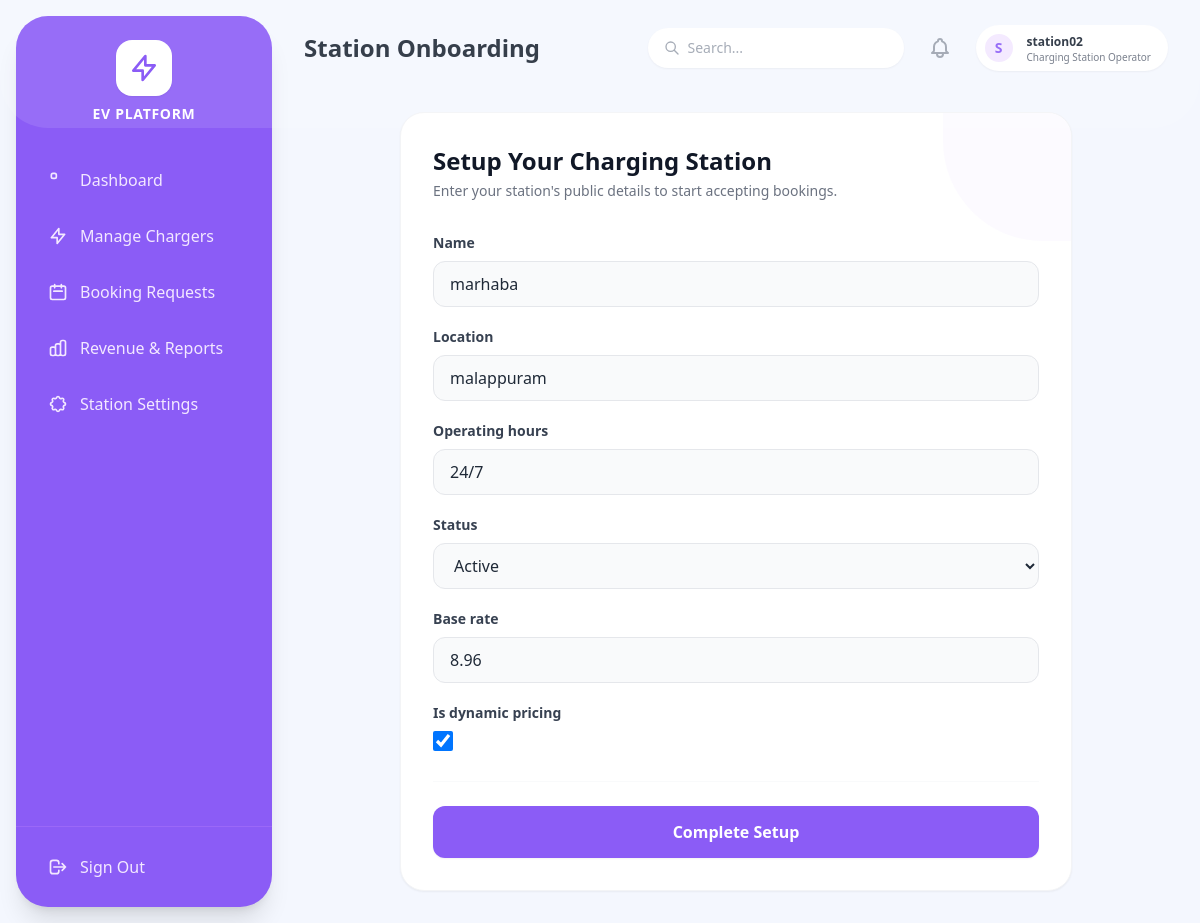
The page /station/profile/ (signed in) on the database its author committed.
### accounts/models.py (models this page shows, shortened)
class User(AbstractUser):
    class RoleChoices(models.TextChoices):
        ADMIN = 'ADMIN', 'Admin'
        EV_OWNER = 'EV_OWNER', 'EV Owner'
        STATION_OPERATOR = 'STATION_OPERATOR', 'Charging Station Operator'
        SERVICE_CENTER = 'SERVICE_CENTER', 'Service Center'
        DELIVERY_PARTNER = 'DELIVERY_PARTNER', 'Delivery Partner'
    role = models.CharField(max_length=20, choices=RoleChoices.choices, default=RoleChoices.EV_OWNER)
    phone_number = models.CharField(max_length=15, unique=True, blank=True, null=True)
    is_approved = models.BooleanField(default=False)
    email_verified = models.BooleanField(default=False) # For optional email verification

### station/models.py (models this page shows, shortened)
class ChargingStation(models.Model):
    operator = models.OneToOneField(settings.AUTH_USER_MODEL, on_delete=models.CASCADE, related_name='operated_station', null=True, blank=True)
    name = models.CharField(max_length=255)
    location = models.CharField(max_length=255)
    operating_hours = models.CharField(max_length=100, default="24/7")
    status = models.CharField(max_length=20, choices=[('ACTIVE', 'Active'), ('INACTIVE', 'Inactive')], default='ACTIVE')
    base_rate = models.DecimalField(max_digits=6, decimal_places=2, default=10.00, help_text="Base rate per booking/hour")
    is_dynamic_pricing = models.BooleanField(default=False, help_text="Enable automatic surge pricing during peak hours")
    created_at = models.DateTimeField(auto_now_add=True)

### station/views.py (the view)
# urls.py: path('profile/', views.station_profile, name='station_profile'),
@login_required
@role_required('STATION_OPERATOR')
def station_profile(request):
    station, created = ChargingStation.objects.get_or_create(operator=request.user)
    if request.method == 'POST':
        form = StationProfileForm(request.POST, instance=station)
        if form.is_valid():
            form.save()
            messages.success(request, 'Station profile updated!')
            return redirect('operator_dashboard')
    else:
        form = StationProfileForm(instance=station)
    return render(request, 'station/station_profile.html', {'form': form, 'station': station})

### notifications/context_processors.py (called while the page is built)
def unread_count(request):
    if request.user.is_authenticated:
        count = request.user.notifications.filter(is_read=False).count()
        return {'unread_notifications_count': count}
    return {'unread_notifications_count': 0}

### station/templates/station/station_profile.html (shortened to what this page needs)
{% extends 'base.html' %}
{% block header_title %}Station Onboarding{% endblock %}
{% block content %}
<div class="max-w-2xl mx-auto bg-white p-8 rounded-[1.5rem] shadow-sm border border-gray-100 relative overflow-hidden">
    <div class="absolute top-0 right-0 w-32 h-32 bg-purple-50 rounded-bl-[100px] z-0 opacity-50"></div>
    <div class="relative z-10">
        <div class="mb-8">
            <h2 class="text-2xl font-bold text-gray-900 mb-1">Setup Your Charging Station</h2>
            <p class="text-gray-500 text-sm">Enter your station's public details to start accepting bookings.</p>
        </div>
        <form method="post" class="space-y-6">
            <div class="space-y-5">
                {% for field in form %}
                <div>
                    <label class="block text-sm font-bold text-gray-700 mb-2">{{ field.label }}</label>
                    {{ field }}
                </div>
                {% endfor %}
            </div>
            <div class="pt-6 mt-8 border-t border-gray-50">
                <button type="submit" class="w-full bg-[#8b5cf6] text-white py-3.5 rounded-xl font-bold hover:bg-purple-600 transition shadow-sm">
                    Complete Setup
                </button>
            </div>
        </form>
    </div>
</div>
{% endblock %}

### templates/base.html (shortened to what this page needs)
<!DOCTYPE html>
<html lang="en">
<head>
    <script src="https://cdn.tailwindcss.com"></script>
</head>
<body class="flex h-screen font-sans text-gray-800 antialiased overflow-hidden">
    <aside id="mobile-sidebar" class="fixed md:static inset-y-0 left-0 z-50 w-64 bg-[#8b5cf6] text-white flex flex-col sidebar-hidden md:transform-none md:my-4 md:ml-4 md:rounded-[2rem] shadow-xl overflow-hidden">
        <div class="flex items-center justify-between md:justify-center mt-6 mb-8 px-6 md:px-0 z-10">
            <div class="flex flex-col items-center">
                <div class="bg-white text-[#8b5cf6] p-3 rounded-2xl mb-2 shadow-sm flex items-center justify-center">
                    <svg class="h-8 w-8" fill="none" stroke="currentColor" viewBox="0 0 24 24"><path stroke-linecap="round" stroke-linejoin="round" stroke-width="2" d="M13 10V3L4 14h7v7l9-11h-7z"></path></svg>
                </div>
                <h2 class="font-bold tracking-wider text-sm uppercase hidden md:block">EV Platform</h2>
            </div>
        </div>
        <nav class="flex-1 px-4 overflow-y-auto hide-scrollbar z-10 pb-4">
            <ul class="space-y-2">
                {% if request.user.role == 'EV_OWNER' %}
                <li><a href="{% url 'owner_dashboard' %}" class="flex items-center space-x-3 px-4 py-3 rounded-xl text-purple-100 hover:bg-white hover:bg-opacity-10 transition font-medium"><svg class="w-5 h-5" fill="none" stroke="currentColor" viewBox="0 0 24 24"><path stroke-linecap="round" stroke-linejoin="round" stroke-width="2" d="M4 6a2 2 0 012-2h2a2 2 0 012 2v2a2 2 0 01-2 2H6a2 2 0 01-2-2V6zM14 6a2 2 0 012-2h2a2 2 0 012 2v2a2 2 0 01-2 2h-2a2 2 0 01-2-2V6z"></path></svg><span>Dashboard</span></a></li>
                <li><a href="{% url 'owner_vehicle_list' %}" class="flex items-center space-x-3 px-4 py-3 rounded-xl text-purple-100 hover:bg-white hover:bg-opacity-10 transition font-medium"><svg class="w-5 h-5" fill="none" stroke="currentColor" viewBox="0 0 24 24"><path stroke-linecap="round" stroke-linejoin="round" stroke-width="2" d="M3 10h18M7 15h1m4 0h1m-7 4h12a3 3 0 003-3V8a3 3 0 00-3-3H6a3 3 0 00-3 3v8a3 3 0 003 3z"></path></svg><span>My Vehicles</span></a></li>
                <li><a href="{% url 'browse_stations' %}" class="flex items-center space-x-3 px-4 py-3 rounded-xl text-purple-100 hover:bg-white hover:bg-opacity-10 transition font-medium"><svg class="w-5 h-5" fill="none" stroke="currentColor" viewBox="0 0 24 24"><path stroke-linecap="round" stroke-linejoin="round" stroke-width="2" d="M17.657 16.657L13.414 20.9a1.998 1.998 0 01-2.827 0l-4.244-4.243a8 8 0 1111.314 0z"></path></svg><span>Find Stations</span></a></li>
                <li><a href="{% url 'booking_list' %}" class="flex items-center space-x-3 px-4 py-3 rounded-xl text-purple-100 hover:bg-white hover:bg-opacity-10 transition font-medium"><svg class="w-5 h-5" fill="none" stroke="currentColor" viewBox="0 0 24 24"><path stroke-linecap="round" stroke-linejoin="round" stroke-width="2" d="M8 7V3m8 4V3m-9 8h10M5 21h14a2 2 0 002-2V7a2 2 0 00-2-2H5a2 2 0 00-2 2v12a2 2 0 002 2z"></path></svg><span>My Bookings</span></a></li>
                <li><a href="{% url 'owner_service_dashboard' %}" class="flex items-center space-x-3 px-4 py-3 rounded-xl text-purple-100 hover:bg-white hover:bg-opacity-10 transition font-medium"><svg class="w-5 h-5" fill="none" stroke="currentColor" viewBox="0 0 24 24"><path stroke-linecap="round" stroke-linejoin="round" stroke-width="2" d="M10.325 4.317c.426-1.756 2.924-1.756 3.35 0a1.724 1.724 0 002.573 1.066c1.543-.94 3.31.826 2.37 2.37a1.724 1.724 0 001.065 2.572c1.756.426 1.756 2.924 0 3.35a1.724 1.724 0 00-1.066 2.573c.94 1.543-.826 3.31-2.37 2.37a1.724 1.724 0 00-2.572 1.065c-.426 1.756-2.924 1.756-3.35 0a1.724 1.724 0 00-2.573-1.066c-1.543.94-3.31-.826-2.37-2.37a1.724 1.724 0 00-1.065-2.572c-1.756-.426-1.756-2.924 0-3.35a1.724 1.724 0 001.066-2.573c-.94-1.543.826-3.31 2.37-2.37.996.608 2.296.07 2.572-1.065z"></path></svg><span>My Repairs</span></a></li>
                {% elif request.user.role == 'STATION_OPERATOR' %}
                <li><a href="{% url 'operator_dashboard' %}" class="flex items-center space-x-3 px-4 py-3 rounded-xl text-purple-100 hover:bg-white hover:bg-opacity-10 transition font-medium"><svg class="w-5 h-5" fill="none" stroke="currentColor" viewBox="0 0 24 24"><path stroke-linecap="round" stroke-linejoin="round" stroke-width="2" d="M4 6a2 2 0 012-2h2a2 2 0 012 2v2a2 2 0 01-2 2H6a2 2 0 01-2-2V6z"></path></svg><span>Dashboard</span></a></li>
                <li><a href="{% url 'charger_list' %}" class="flex items-center space-x-3 px-4 py-3 rounded-xl text-purple-100 hover:bg-white hover:bg-opacity-10 transition font-medium"><svg class="w-5 h-5" fill="none" stroke="currentColor" viewBox="0 0 24 24"><path stroke-linecap="round" stroke-linejoin="round" stroke-width="2" d="M13 10V3L4 14h7v7l9-11h-7z"></path></svg><span>Manage Chargers</span></a></li>
                <li><a href="{% url 'operator_booking_list' %}" class="flex items-center space-x-3 px-4 py-3 rounded-xl text-purple-100 hover:bg-white hover:bg-opacity-10 transition font-medium"><svg class="w-5 h-5" fill="none" stroke="currentColor" viewBox="0 0 24 24"><path stroke-linecap="round" stroke-linejoin="round" stroke-width="2" d="M8 7V3m8 4V3m-9 8h10M5 21h14a2 2 0 002-2V7a2 2 0 00-2-2H5a2 2 0 00-2 2v12a2 2 0 002 2z"></path></svg><span>Booking Requests</span></a></li>
                <li><a href="{% url 'operator_reports' %}" class="flex items-center space-x-3 px-4 py-3 rounded-xl text-purple-100 hover:bg-white hover:bg-opacity-10 transition font-medium"><span>Revenue & Reports</span></a></li>
                <li><a href="{% url 'station_profile' %}" class="flex items-center space-x-3 px-4 py-3 rounded-xl text-purple-100 hover:bg-white hover:bg-opacity-10 transition font-medium"><span>Station Settings</span></a></li>
                {% endif %}
            </ul>
        </nav>
        <div class="p-4 z-10 border-t border-purple-400 border-opacity-30">
            <form method="post" action="{% url 'logout' %}">
                <button type="submit" class="w-full flex items-center space-x-3 px-4 py-3 rounded-xl text-purple-100 hover:bg-white hover:text-red-500 hover:bg-opacity-10 transition font-medium">
                    <svg class="w-5 h-5" fill="none" stroke="currentColor" viewBox="0 0 24 24"><path stroke-linecap="round" stroke-linejoin="round" stroke-width="2" d="M17 16l4-4m0 0l-4-4m4 4H7m6 4v1a3 3 0 01-3 3H6a3 3 0 01-3-3V7a3 3 0 013-3h4a3 3 0 013 3v1"></path></svg>
                    <span>Sign Out</span>
                </button>
            </form>
        </div>
    </aside>
    <div class="flex-1 flex flex-col h-full overflow-hidden">
        <header class="h-20 bg-transparent flex items-center justify-between px-4 md:px-8 z-10 pt-4 md:pt-6 pb-2">
            <div class="flex items-center">
                <h1 class="text-xl md:text-2xl font-bold text-gray-800 truncate">
                    {% block header_title %}Dashboard{% endblock %}
                </h1>
            </div>
            <div class="flex items-center space-x-3 md:space-x-6">
                <div class="hidden lg:block relative w-64">
                    <input type="text" placeholder="Search..." class="w-full bg-white rounded-full py-2.5 pl-10 pr-4 shadow-sm border-none focus:ring-2 focus:ring-[#8b5cf6] text-sm text-gray-600 outline-none">
                    <svg class="w-4 h-4 text-gray-400 absolute left-4 top-3" fill="none" stroke="currentColor" viewBox="0 0 24 24"><path stroke-linecap="round" stroke-linejoin="round" stroke-width="2" d="M21 21l-6-6m2-5a7 7 0 11-14 0 7 7 0 0114 0z"></path></svg>
                </div>
                <div class="relative group">
                    <a href="{% url 'notification_list' %}" class="relative p-2 text-gray-400 hover:text-gray-500">
                    </a>
                </div>
                <a href="{% url 'profile_view' %}" class="flex items-center space-x-3 bg-white pl-1.5 pr-4 py-1.5 rounded-full shadow-sm border border-gray-100 hover:bg-purple-50 transition border-transparent hover:border-purple-200 cursor-pointer group">
                    <div class="h-8 w-8 rounded-full bg-purple-100 flex items-center justify-center text-[#8b5cf6] font-bold uppercase text-sm border-2 border-white">
                        {{ request.user.username|make_list|first }}
                    </div>
                    <div class="hidden md:block text-left">
                        <p class="text-xs font-bold text-gray-800 group-hover:text-[#8b5cf6] transition">{{ request.user.get_full_name|default:request.user.username }}</p>
                        <p class="text-[10px] text-gray-500 leading-none mt-0.5">{{ request.user.get_role_display }}</p>
                    </div>
                </a>
            </div>
        </header>
        <main class="flex-1 overflow-x-hidden overflow-y-auto p-4 md:p-8 hide-scrollbar">
            {% block content %}
            {% endblock %}
        </main>
    </div>
</body>
</html>

### templates/base.html (style rules this page uses)
body { font-family: 'Poppins', sans-serif; background-color: #f4f7fe; }
#mobile-sidebar { transition: transform 0.3s ease-in-out; }
.sidebar-hidden { transform: translateX(-100%); }
.hide-scrollbar { -ms-overflow-style: none; scrollbar-width: none; }

### rows shown on the page
User: user.username|make_list "S", user.get_full_name "station02", user.role "Charging Station Operator"
ChargingStation: form "marhaba" "malappuram" "24/7" "Active" "8.96" "☑"

### other values the page prints
{{ field.label }} "Name" "Location" "Operating hours" "Status" "Base rate" "Is dynamic pricing"
